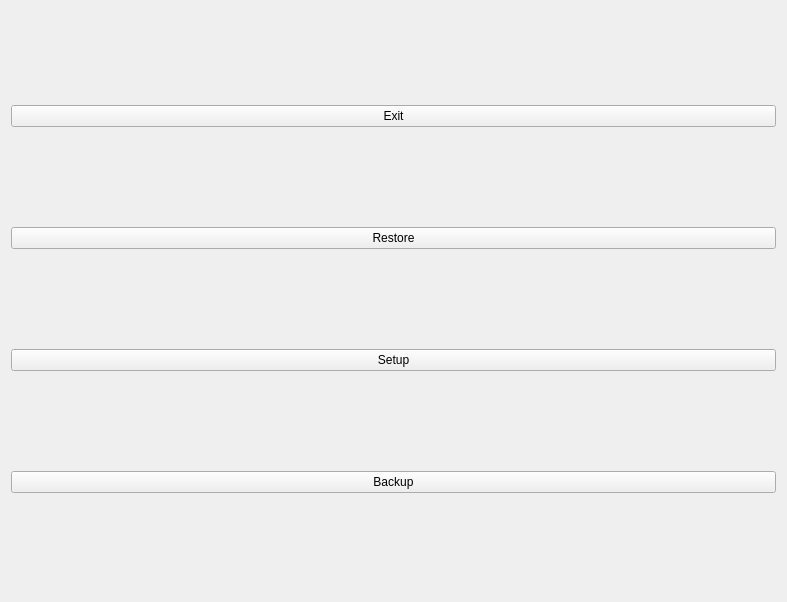
<?xml version="1.0" encoding="UTF-8"?>
<ui version="4.0">
 <class>Form</class>
 <widget class="QWidget" name="Form">
  <property name="geometry">
   <rect>
    <x>0</x>
    <y>0</y>
    <width>787</width>
    <height>602</height>
   </rect>
  </property>
  <property name="windowTitle">
   <string>Form</string>
  </property>
  <layout class="QVBoxLayout" name="verticalLayout">
   <item>
    <widget class="QPushButton" name="pB_EXIT">
     <property name="text">
      <string>Exit</string>
     </property>
    </widget>
   </item>
   <item>
    <widget class="QPushButton" name="pB_RESTORE">
     <property name="text">
      <string>Restore</string>
     </property>
    </widget>
   </item>
   <item>
    <widget class="QPushButton" name="pB_SETUP">
     <property name="text">
      <string>Setup</string>
     </property>
    </widget>
   </item>
   <item>
    <widget class="QPushButton" name="pB_BACKUP">
     <property name="text">
      <string>Backup</string>
     </property>
    </widget>
   </item>
  </layout>
 </widget>
 <resources/>
 <connections/>
</ui>
